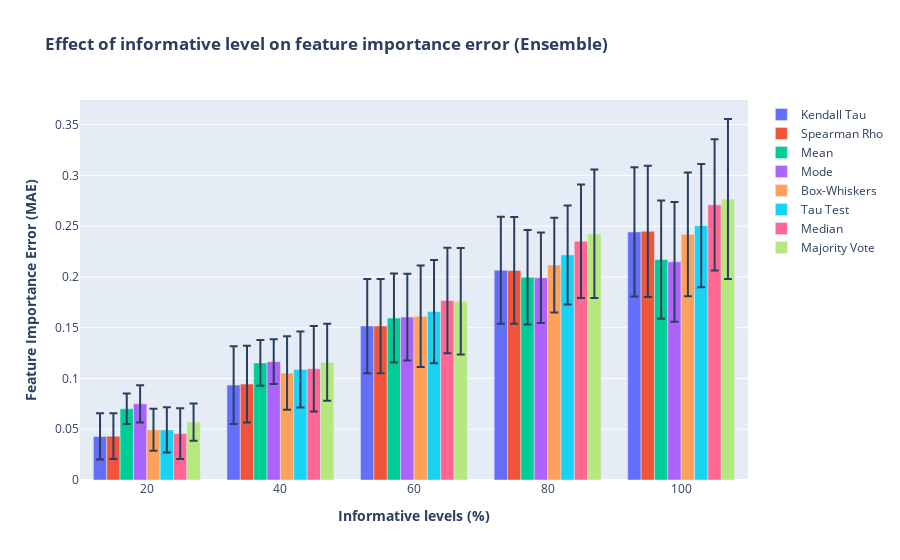

Write notebook code for a chart like this one.
### Code cell
# Create figure with secondary y-axis
info = ['20', '40', '60', '80', '100']
    
y = [kendall_info_mean, spearman_info_mean, mean_info_mean, mode_info_mean, box_info_mean, tau_info_mean,
     median_info_mean, maj_info_mean]

err = [kendall_info_std, spearman_info_std, mean_info_std, mode_info_std, box_info_std, tau_info_std,
       median_info_std, maj_info_std]
name = ["Kendall Tau", "Spearman Rho", "Mean", "Mode", "Box-Whiskers", 'Tau Test', 'Median','Majority Vote']

fig = make_subplots(specs=[[{"secondary_y": False}]])
figure_add_traces(info, y, name, err)


# Add figure title
fig.update_layout(
    title_text="<b>Effect of informative level on feature importance error (Ensemble)</b>",
    barmode='group'
)
# fig.update_traces(texttemplate='%{text:.2s}', textposition='outside')
# fig.update_layout(uniformtext_minsize=8, uniformtext_mode='hide')


# Set x-axis title
fig.update_xaxes(title_text="<b>Informative levels (%)</b>")

# Set y-axes titles
fig.update_yaxes(title_text="<b>Feature Importance Error (MAE)</b>", secondary_y=False)
#fig.update_yaxes(title_text="<b>SHAP Error</b>", secondary_y=True)


fig.show()

### Figure 1 — Plotly figure (JSON) as saved in the notebook; plotly's stock layout.template omitted (floating-point values rounded to 4 significant figures)
{"data": [{"error_y": {"array": [0.02276, 0.0383, 0.04638, 0.05265, 0.0637], "type": "data"}, "name": "Kendall Tau", "offsetgroup": "0", "showlegend": true, "type": "bar", "x": ["20", "40", "60", "80", "100"], "xaxis": "x", "y": [0.04287, 0.09348, 0.1516, 0.2066, 0.2443], "yaxis": "y"}, {"error_y": {"array": [0.02253, 0.03777, 0.04638, 0.05255, 0.06466], "type": "data"}, "name": "Spearman Rho", "offsetgroup": "1", "showlegend": true, "type": "bar", "x": ["20", "40", "60", "80", "100"], "xaxis": "x", "y": [0.04312, 0.09446, 0.1516, 0.2064, 0.2449], "yaxis": "y"}, {"error_y": {"array": [0.01502, 0.0226, 0.04383, 0.04654, 0.05821], "type": "data"}, "name": "Mean", "offsetgroup": "2", "showlegend": true, "type": "bar", "x": ["20", "40", "60", "80", "100"], "xaxis": "x", "y": [0.07016, 0.1153, 0.1595, 0.1996, 0.2171], "yaxis": "y"}, {"error_y": {"array": [0.01829, 0.02205, 0.0427, 0.04464, 0.05907], "type": "data"}, "name": "Mode", "offsetgroup": "3", "showlegend": true, "type": "bar", "x": ["20", "40", "60", "80", "100"], "xaxis": "x", "y": [0.07504, 0.1166, 0.1605, 0.1992, 0.2148], "yaxis": "y"}, {"error_y": {"array": [0.02063, 0.03617, 0.04998, 0.04673, 0.061], "type": "data"}, "name": "Box-Whiskers", "offsetgroup": "4", "showlegend": true, "type": "bar", "x": ["20", "40", "60", "80", "100"], "xaxis": "x", "y": [0.04947, 0.1053, 0.1613, 0.2116, 0.2419], "yaxis": "y"}, {"error_y": {"array": [0.0222, 0.03739, 0.05085, 0.04874, 0.06062], "type": "data"}, "name": "Tau Test", "offsetgroup": "5", "showlegend": true, "type": "bar", "x": ["20", "40", "60", "80", "100"], "xaxis": "x", "y": [0.04936, 0.1088, 0.1659, 0.2217, 0.2505], "yaxis": "y"}, {"error_y": {"array": [0.025, 0.042, 0.05196, 0.05586, 0.06465], "type": "data"}, "name": "Median", "offsetgroup": "6", "showlegend": true, "type": "bar", "x": ["20", "40", "60", "80", "100"], "xaxis": "x", "y": [0.04572, 0.1095, 0.1767, 0.2351, 0.271], "yaxis": "y"}, {"error_y": {"array": [0.01834, 0.03799, 0.0525, 0.06328, 0.07884], "type": "data"}, "name": "Majority Vote", "offsetgroup": "7", "showlegend": true, "type": "bar", "x": ["20", "40", "60", "80", "100"], "xaxis": "x", "y": [0.05707, 0.116, 0.176, 0.2425, 0.2767], "yaxis": "y"}], "layout": {"barmode": "group", "title": {"text": "<b>Effect of informative level on feature importance error (Ensemble)</b>"}, "xaxis": {"anchor": "y", "domain": [0, 1], "title": {"text": "<b>Informative levels (%)</b>"}}, "yaxis": {"anchor": "x", "domain": [0, 1], "title": {"text": "<b>Feature Importance Error (MAE)</b>"}}}}
